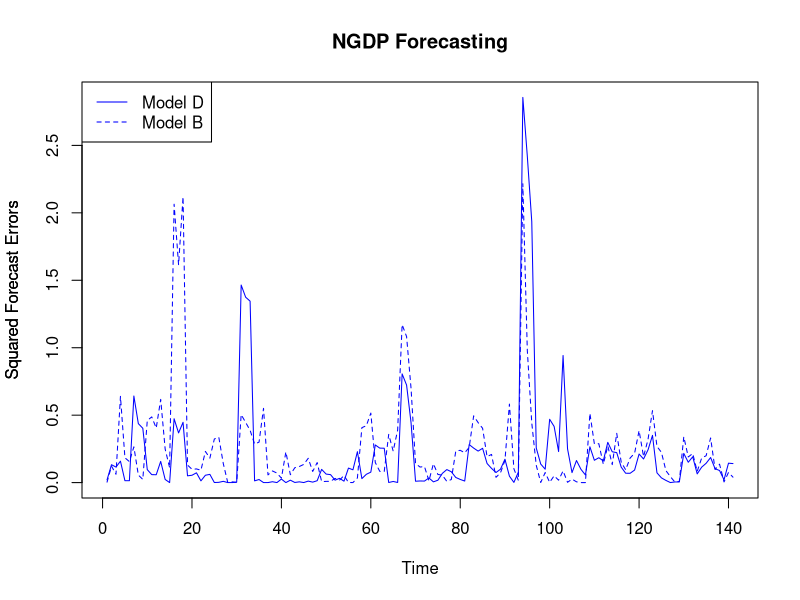
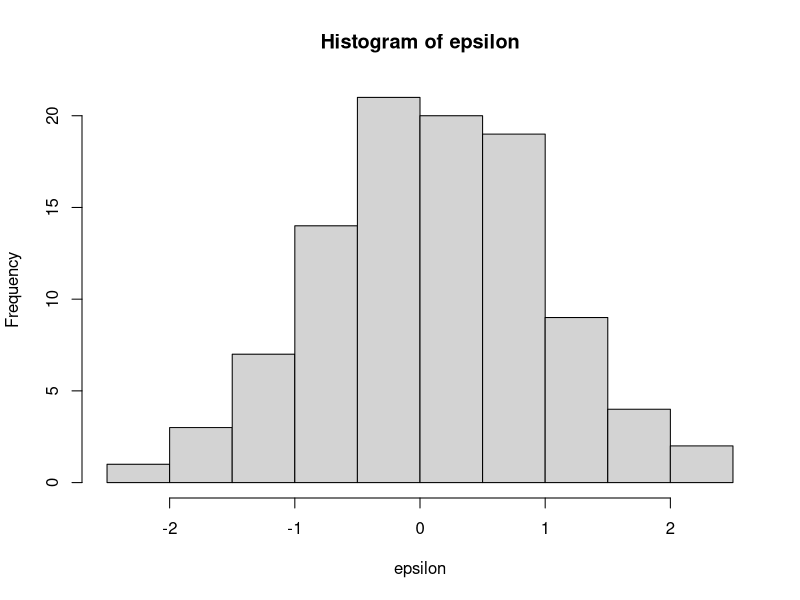
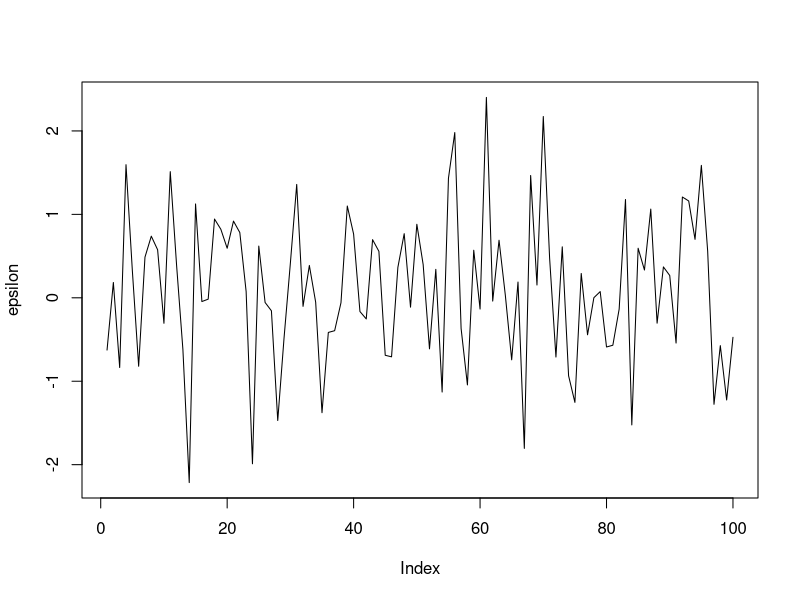

Write R code to recreate these figures, in order.
#clear everything
rm(list = ls())

# checks for installed packages
installed.packages()

# loads the needed libraries
library(fBasics)
#library(graphics)

# reads the data
data = read.csv("ngdp.csv")

# creates a time series object
help(ts)
help(c)

# forecasts from modeld
modeld = ts(data[,2],start=c(2001,1), frequency=12) 
# forecasts from modelb
modelb = ts(data[,3],start=c(2001,1), frequency=12)
# realizations
modelr = ts(data[,4],start=c(2001,1), frequency=12)

# squared forecast errors
d1 = ts((modelr - modeld)^2)
d2 = ts((modelr - modelb)^2)

# plotting
dataforplot = cbind(d1,d2)
dev.new()
plot(dataforplot, plot.type= c("single"), ylab = "Squared Forecast Errors", xlab="Time", col="blue",lty= 1:2)
title("NGDP Forecasting",ylab = "Squared Forecast Errors")
legend("topleft",legend=c("Model D","Model B"),col="blue",lty=1:2)

# calculates the mean squared forecast error
mean(d1)
mean(d2)
# calculates the root mean squared forecast error
sqrt(mean(d1))
sqrt(mean(d2))
t.test(d1-d2)

# generate a random variable
set.seed(1)
epsilon = rnorm(100)
print(length(epsilon))
m1 = mean(epsilon)
m2 = sd(epsilon)
m3 = max(epsilon)
print(c(m1,m2,m3))

# plots
dev.new()
hist(epsilon)
dev.new()
plot(epsilon,type = "l")

# get the descriptive statistics, you need the basicStats package for this
ds = basicStats(epsilon)
ds[16,1]

# write a loop
T = 100;
epsilon_alt =  matrix(NA,nrow=T, ncol=1)
for (i in 1:T)
{
print("I am randomizing...")
print(i*i)
epsilon_alt[i] = rnorm(1)
}
